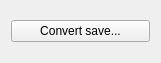
<?xml version="1.0" encoding="UTF-8"?>
<ui version="4.0">
 <author>nastys</author>
 <comment>
  * Copyright © 2019 nastys
  *
  * This file is part of waifu2x-qtgui.
  * waifu2x-qtgui is free software: you can redistribute it and/or modify
  * it under the terms of the GNU General Public License as published by
  * the Free Software Foundation, either version 3 of the License, or
  * (at your option) any later version.
  *
  * waifu2x-qtgui is distributed in the hope that it will be useful,
  * but WITHOUT ANY WARRANTY; without even the implied warranty of
  * MERCHANTABILITY or FITNESS FOR A PARTICULAR PURPOSE.  See the
  * GNU General Public License for more details.
  *
  * You should have received a copy of the GNU General Public License
  * along with waifu2x-qtgui.  If not, see http://www.gnu.org/licenses.
 </comment>
 <class>MainWindow</class>
 <widget class="QMainWindow" name="MainWindow">
  <property name="geometry">
   <rect>
    <x>0</x>
    <y>0</y>
    <width>161</width>
    <height>63</height>
   </rect>
  </property>
  <property name="minimumSize">
   <size>
    <width>161</width>
    <height>63</height>
   </size>
  </property>
  <property name="maximumSize">
   <size>
    <width>161</width>
    <height>63</height>
   </size>
  </property>
  <property name="windowTitle">
   <string>Save Converter</string>
  </property>
  <widget class="QWidget" name="centralWidget">
   <layout class="QGridLayout" name="gridLayout">
    <item row="0" column="0">
     <widget class="QPushButton" name="pushButton">
      <property name="text">
       <string>Convert save...</string>
      </property>
     </widget>
    </item>
   </layout>
  </widget>
 </widget>
 <layoutdefault spacing="6" margin="11"/>
 <resources/>
 <connections/>
</ui>
